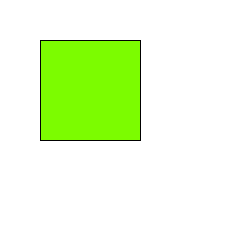
Frame 1 (no input)
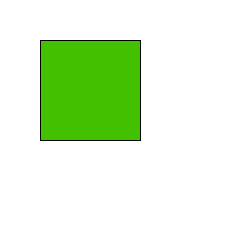
Frame 60 (the mouse pressed at the canvas centre just before this capture)
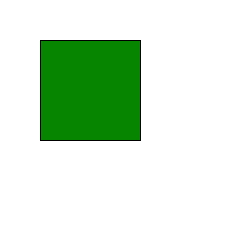
Frame 120 (the mouse held since frame 60 and released just before this capture)

The Processing sketch that drew these frames (run headless with seeded random() and noise(); from frame 60 on, the mouse is pressed at the canvas centre):

// Processing sketch: processing_162049
// ── processing_162049.pde

int counter = 124;
int counter2 = 252;
void setup() 
{
size(250, 250);
background(255); //set background white
}
void draw() 
{
stroke(0, 0, 0);
fill(counter, counter2, 0);
rect(40, 40, 100, 100);
counter--;
counter2--;
}
